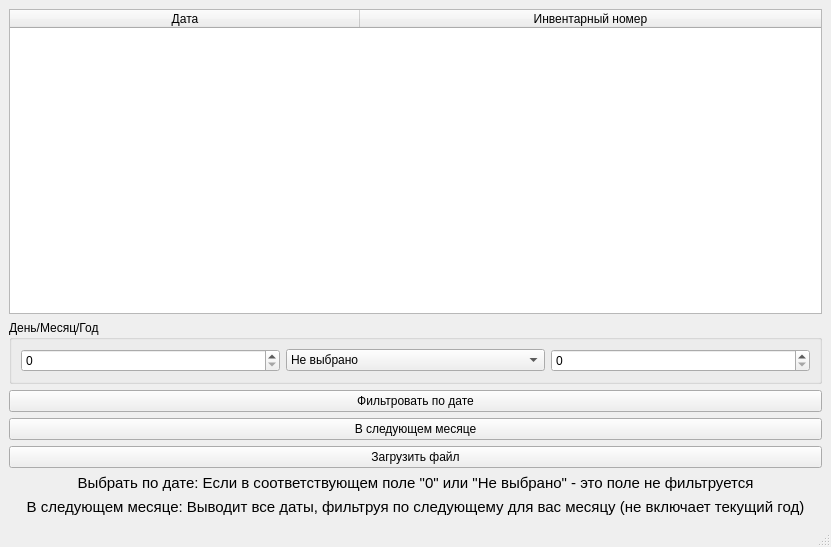
<?xml version="1.0" encoding="UTF-8"?>
<ui version="4.0">
 <class>MainWindow</class>
 <widget class="QMainWindow" name="MainWindow">
  <property name="geometry">
   <rect>
    <x>0</x>
    <y>0</y>
    <width>831</width>
    <height>547</height>
   </rect>
  </property>
  <property name="windowTitle">
   <string>MainWindow</string>
  </property>
  <widget class="QWidget" name="centralwidget">
   <layout class="QVBoxLayout" name="verticalLayout">
    <item>
     <widget class="QTableWidget" name="tableWidget">
      <property name="horizontalScrollBarPolicy">
       <enum>Qt::ScrollBarPolicy::ScrollBarAlwaysOff</enum>
      </property>
      <property name="gridStyle">
       <enum>Qt::PenStyle::SolidLine</enum>
      </property>
      <property name="sortingEnabled">
       <bool>false</bool>
      </property>
      <attribute name="horizontalHeaderDefaultSectionSize">
       <number>350</number>
      </attribute>
      <attribute name="horizontalHeaderStretchLastSection">
       <bool>true</bool>
      </attribute>
      <column>
       <property name="text">
        <string>Дата</string>
       </property>
      </column>
      <column>
       <property name="text">
        <string>Инвентарный номер</string>
       </property>
      </column>
     </widget>
    </item>
    <item>
     <widget class="QGroupBox" name="groupBox">
      <property name="title">
       <string>День/Месяц/Год</string>
      </property>
      <layout class="QHBoxLayout" name="horizontalLayout">
       <item>
        <widget class="QSpinBox" name="days">
         <property name="maximum">
          <number>31</number>
         </property>
        </widget>
       </item>
       <item>
        <widget class="QComboBox" name="months">
         <item>
          <property name="text">
           <string>Не выбрано</string>
          </property>
         </item>
         <item>
          <property name="text">
           <string>Январь</string>
          </property>
         </item>
         <item>
          <property name="text">
           <string>Февраль</string>
          </property>
         </item>
         <item>
          <property name="text">
           <string>Март</string>
          </property>
         </item>
         <item>
          <property name="text">
           <string>Апрель</string>
          </property>
         </item>
         <item>
          <property name="text">
           <string>Май</string>
          </property>
         </item>
         <item>
          <property name="text">
           <string>Июнь</string>
          </property>
         </item>
         <item>
          <property name="text">
           <string>Июль</string>
          </property>
         </item>
         <item>
          <property name="text">
           <string>Август</string>
          </property>
         </item>
         <item>
          <property name="text">
           <string>Сентябрь</string>
          </property>
         </item>
         <item>
          <property name="text">
           <string>Октябрь</string>
          </property>
         </item>
         <item>
          <property name="text">
           <string>Ноябрь</string>
          </property>
         </item>
         <item>
          <property name="text">
           <string>Декабрь</string>
          </property>
         </item>
        </widget>
       </item>
       <item>
        <widget class="QSpinBox" name="year">
         <property name="maximum">
          <number>3000</number>
         </property>
        </widget>
       </item>
      </layout>
     </widget>
    </item>
    <item>
     <widget class="QPushButton" name="pushButtonDate">
      <property name="text">
       <string>Фильтровать по дате</string>
      </property>
     </widget>
    </item>
    <item>
     <widget class="QPushButton" name="pushButtonCurrentMonth">
      <property name="text">
       <string>В следующем месяце</string>
      </property>
     </widget>
    </item>
    <item>
     <widget class="QPushButton" name="pushButton">
      <property name="text">
       <string>Загрузить файл</string>
      </property>
     </widget>
    </item>
    <item>
     <widget class="QLabel" name="label">
      <property name="font">
       <font>
        <pointsize>12</pointsize>
        <strikeout>false</strikeout>
        <kerning>true</kerning>
       </font>
      </property>
      <property name="autoFillBackground">
       <bool>false</bool>
      </property>
      <property name="text">
       <string>&lt;html&gt;&lt;head/&gt;&lt;body&gt;&lt;p align=&quot;center&quot;&gt;&lt;span style=&quot; font-size:11pt;&quot;&gt;Выбрать по дате: Если в соответствующем поле &amp;quot;0&amp;quot; или &amp;quot;Не выбрано&amp;quot; - это поле не фильтруется&lt;/span&gt;&lt;/p&gt;&lt;/body&gt;&lt;/html&gt;</string>
      </property>
     </widget>
    </item>
    <item>
     <widget class="QLabel" name="label_2">
      <property name="toolTip">
       <string>&lt;html&gt;&lt;head/&gt;&lt;body&gt;&lt;p&gt;&lt;span style=&quot; font-size:10pt;&quot;&gt;В следующем месяце: &lt;/span&gt;&lt;/p&gt;&lt;p&gt;&lt;span style=&quot; font-size:10pt;&quot;&gt;Выводит все даты, фильтруя по следующему для вас месяцу (не включает текущий год)&lt;/span&gt;&lt;/p&gt;&lt;/body&gt;&lt;/html&gt;</string>
      </property>
      <property name="text">
       <string>&lt;html&gt;&lt;head/&gt;&lt;body&gt;&lt;p align=&quot;center&quot;&gt;&lt;span style=&quot; font-size:11pt;&quot;&gt;В следующем месяце: Выводит все даты, фильтруя по следующему для вас месяцу (не включает текущий год)&lt;/span&gt;&lt;/p&gt;&lt;/body&gt;&lt;/html&gt;</string>
      </property>
     </widget>
    </item>
   </layout>
  </widget>
  <widget class="QMenuBar" name="menubar">
   <property name="geometry">
    <rect>
     <x>0</x>
     <y>0</y>
     <width>831</width>
     <height>22</height>
    </rect>
   </property>
  </widget>
  <widget class="QStatusBar" name="statusbar"/>
 </widget>
 <resources/>
 <connections/>
</ui>
